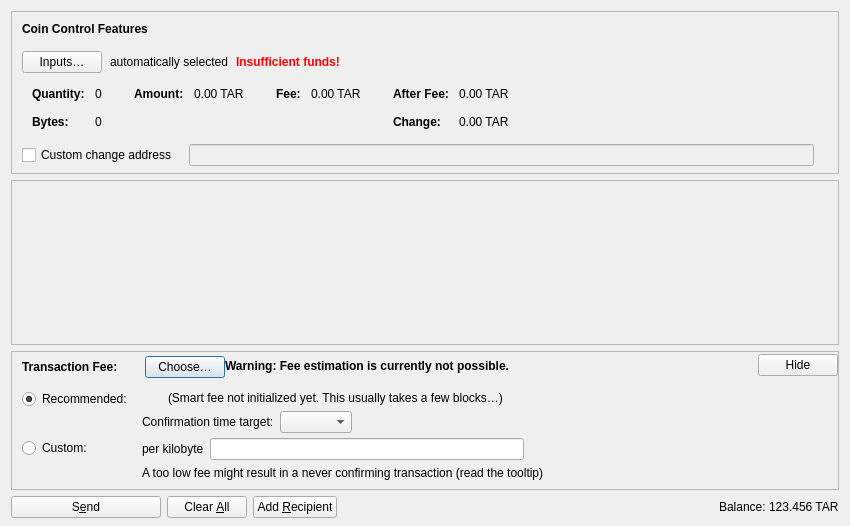
<?xml version="1.0" encoding="UTF-8"?>
<ui version="4.0">
 <class>SendCoinsDialog</class>
 <widget class="QDialog" name="SendCoinsDialog">
  <property name="geometry">
   <rect>
    <x>0</x>
    <y>0</y>
    <width>850</width>
    <height>526</height>
   </rect>
  </property>
  <property name="windowTitle">
   <string>Send Coins</string>
  </property>
  <layout class="QVBoxLayout" name="verticalLayout" stretch="0,1,0,0">
   <property name="bottomMargin">
    <number>8</number>
   </property>
   <item>
    <widget class="QFrame" name="frameCoinControl">
     <property name="sizePolicy">
      <sizepolicy hsizetype="Expanding" vsizetype="Expanding">
       <horstretch>0</horstretch>
       <verstretch>0</verstretch>
      </sizepolicy>
     </property>
     <property name="maximumSize">
      <size>
       <width>16777215</width>
       <height>16777215</height>
      </size>
     </property>
     <property name="frameShape">
      <enum>QFrame::StyledPanel</enum>
     </property>
     <property name="frameShadow">
      <enum>QFrame::Sunken</enum>
     </property>
     <layout class="QVBoxLayout" name="verticalLayoutCoinControl2">
      <property name="spacing">
       <number>0</number>
      </property>
      <property name="leftMargin">
       <number>0</number>
      </property>
      <property name="topMargin">
       <number>0</number>
      </property>
      <property name="rightMargin">
       <number>0</number>
      </property>
      <property name="bottomMargin">
       <number>6</number>
      </property>
      <item>
       <layout class="QVBoxLayout" name="verticalLayoutCoinControl" stretch="0,0,0,0,1">
        <property name="spacing">
         <number>0</number>
        </property>
        <property name="leftMargin">
         <number>10</number>
        </property>
        <property name="topMargin">
         <number>10</number>
        </property>
        <item>
         <layout class="QHBoxLayout" name="horizontalLayoutCoinControl1">
          <property name="bottomMargin">
           <number>15</number>
          </property>
          <item>
           <widget class="QLabel" name="labelCoinControlFeatures">
            <property name="sizePolicy">
             <sizepolicy hsizetype="Preferred" vsizetype="Maximum">
              <horstretch>0</horstretch>
              <verstretch>0</verstretch>
             </sizepolicy>
            </property>
            <property name="font">
             <font>
              <weight>75</weight>
              <bold>true</bold>
             </font>
            </property>
            <property name="styleSheet">
             <string notr="true">font-weight:bold;</string>
            </property>
            <property name="text">
             <string>Coin Control Features</string>
            </property>
           </widget>
          </item>
         </layout>
        </item>
        <item>
         <layout class="QHBoxLayout" name="horizontalLayoutCoinControl2" stretch="0,0,0,0">
          <property name="spacing">
           <number>8</number>
          </property>
          <property name="bottomMargin">
           <number>10</number>
          </property>
          <item>
           <widget class="QPushButton" name="pushButtonCoinControl">
            <property name="styleSheet">
             <string notr="true"/>
            </property>
            <property name="text">
             <string>Inputs…</string>
            </property>
            <property name="autoDefault">
             <bool>false</bool>
            </property>
           </widget>
          </item>
          <item>
           <widget class="QLabel" name="labelCoinControlAutomaticallySelected">
            <property name="text">
             <string>automatically selected</string>
            </property>
            <property name="margin">
             <number>5</number>
            </property>
           </widget>
          </item>
          <item>
           <widget class="QLabel" name="labelCoinControlInsuffFunds">
            <property name="font">
             <font>
              <weight>75</weight>
              <bold>true</bold>
             </font>
            </property>
            <property name="styleSheet">
             <string notr="true">color:red;font-weight:bold;</string>
            </property>
            <property name="text">
             <string>Insufficient funds!</string>
            </property>
            <property name="margin">
             <number>5</number>
            </property>
           </widget>
          </item>
          <item>
           <spacer name="horizontalSpacerCoinControl">
            <property name="orientation">
             <enum>Qt::Horizontal</enum>
            </property>
            <property name="sizeHint" stdset="0">
             <size>
              <width>40</width>
              <height>1</height>
             </size>
            </property>
           </spacer>
          </item>
         </layout>
        </item>
        <item>
         <widget class="QWidget" name="widgetCoinControl" native="true">
          <property name="sizePolicy">
           <sizepolicy hsizetype="Preferred" vsizetype="Preferred">
            <horstretch>0</horstretch>
            <verstretch>0</verstretch>
           </sizepolicy>
          </property>
          <property name="minimumSize">
           <size>
            <width>0</width>
            <height>0</height>
           </size>
          </property>
          <property name="styleSheet">
           <string notr="true"/>
          </property>
          <layout class="QHBoxLayout" name="horizontalLayoutCoinControl5">
           <property name="leftMargin">
            <number>0</number>
           </property>
           <property name="topMargin">
            <number>0</number>
           </property>
           <property name="rightMargin">
            <number>0</number>
           </property>
           <property name="bottomMargin">
            <number>0</number>
           </property>
           <item>
            <layout class="QHBoxLayout" name="horizontalLayoutCoinControl3" stretch="0,0,0,1">
             <property name="spacing">
              <number>20</number>
             </property>
             <property name="topMargin">
              <number>0</number>
             </property>
             <property name="bottomMargin">
              <number>10</number>
             </property>
             <item>
              <layout class="QFormLayout" name="formLayoutCoinControl1">
               <property name="labelAlignment">
                <set>Qt::AlignLeft|Qt::AlignVCenter</set>
               </property>
               <property name="horizontalSpacing">
                <number>10</number>
               </property>
               <property name="verticalSpacing">
                <number>14</number>
               </property>
               <property name="leftMargin">
                <number>10</number>
               </property>
               <property name="topMargin">
                <number>4</number>
               </property>
               <property name="rightMargin">
                <number>6</number>
               </property>
               <item row="0" column="0">
                <widget class="QLabel" name="labelCoinControlQuantityText">
                 <property name="font">
                  <font>
                   <weight>75</weight>
                   <bold>true</bold>
                  </font>
                 </property>
                 <property name="text">
                  <string>Quantity:</string>
                 </property>
                 <property name="margin">
                  <number>0</number>
                 </property>
                </widget>
               </item>
               <item row="0" column="1">
                <widget class="QLabel" name="labelCoinControlQuantity">
                 <property name="cursor">
                  <cursorShape>IBeamCursor</cursorShape>
                 </property>
                 <property name="contextMenuPolicy">
                  <enum>Qt::ActionsContextMenu</enum>
                 </property>
                 <property name="text">
                  <string notr="true">0</string>
                 </property>
                 <property name="margin">
                  <number>0</number>
                 </property>
                 <property name="textInteractionFlags">
                  <set>Qt::LinksAccessibleByMouse|Qt::TextSelectableByKeyboard|Qt::TextSelectableByMouse</set>
                 </property>
                </widget>
               </item>
               <item row="1" column="0">
                <widget class="QLabel" name="labelCoinControlBytesText">
                 <property name="font">
                  <font>
                   <weight>75</weight>
                   <bold>true</bold>
                  </font>
                 </property>
                 <property name="text">
                  <string>Bytes:</string>
                 </property>
                </widget>
               </item>
               <item row="1" column="1">
                <widget class="QLabel" name="labelCoinControlBytes">
                 <property name="cursor">
                  <cursorShape>IBeamCursor</cursorShape>
                 </property>
                 <property name="contextMenuPolicy">
                  <enum>Qt::ActionsContextMenu</enum>
                 </property>
                 <property name="text">
                  <string notr="true">0</string>
                 </property>
                 <property name="textInteractionFlags">
                  <set>Qt::LinksAccessibleByMouse|Qt::TextSelectableByKeyboard|Qt::TextSelectableByMouse</set>
                 </property>
                </widget>
               </item>
              </layout>
             </item>
             <item>
              <layout class="QFormLayout" name="formLayoutCoinControl2">
               <property name="horizontalSpacing">
                <number>10</number>
               </property>
               <property name="verticalSpacing">
                <number>14</number>
               </property>
               <property name="leftMargin">
                <number>6</number>
               </property>
               <property name="topMargin">
                <number>4</number>
               </property>
               <property name="rightMargin">
                <number>6</number>
               </property>
               <item row="0" column="0">
                <widget class="QLabel" name="labelCoinControlAmountText">
                 <property name="font">
                  <font>
                   <weight>75</weight>
                   <bold>true</bold>
                  </font>
                 </property>
                 <property name="text">
                  <string>Amount:</string>
                 </property>
                 <property name="margin">
                  <number>0</number>
                 </property>
                </widget>
               </item>
               <item row="0" column="1">
                <widget class="QLabel" name="labelCoinControlAmount">
                 <property name="cursor">
                  <cursorShape>IBeamCursor</cursorShape>
                 </property>
                 <property name="contextMenuPolicy">
                  <enum>Qt::ActionsContextMenu</enum>
                 </property>
                 <property name="text">
                  <string notr="true">0.00 TAR</string>
                 </property>
                 <property name="textInteractionFlags">
                  <set>Qt::LinksAccessibleByMouse|Qt::TextSelectableByKeyboard|Qt::TextSelectableByMouse</set>
                 </property>
                </widget>
               </item>
              </layout>
             </item>
             <item>
              <layout class="QFormLayout" name="formLayoutCoinControl3">
               <property name="horizontalSpacing">
                <number>10</number>
               </property>
               <property name="verticalSpacing">
                <number>14</number>
               </property>
               <property name="leftMargin">
                <number>6</number>
               </property>
               <property name="topMargin">
                <number>4</number>
               </property>
               <property name="rightMargin">
                <number>6</number>
               </property>
               <item row="0" column="0">
                <widget class="QLabel" name="labelCoinControlFeeText">
                 <property name="font">
                  <font>
                   <weight>75</weight>
                   <bold>true</bold>
                  </font>
                 </property>
                 <property name="text">
                  <string>Fee:</string>
                 </property>
                 <property name="margin">
                  <number>0</number>
                 </property>
                </widget>
               </item>
               <item row="0" column="1">
                <widget class="QLabel" name="labelCoinControlFee">
                 <property name="cursor">
                  <cursorShape>IBeamCursor</cursorShape>
                 </property>
                 <property name="contextMenuPolicy">
                  <enum>Qt::ActionsContextMenu</enum>
                 </property>
                 <property name="text">
                  <string notr="true">0.00 TAR</string>
                 </property>
                 <property name="textInteractionFlags">
                  <set>Qt::LinksAccessibleByMouse|Qt::TextSelectableByKeyboard|Qt::TextSelectableByMouse</set>
                 </property>
                </widget>
               </item>
              </layout>
             </item>
             <item>
              <layout class="QFormLayout" name="formLayoutCoinControl4">
               <property name="labelAlignment">
                <set>Qt::AlignLeft|Qt::AlignVCenter</set>
               </property>
               <property name="horizontalSpacing">
                <number>10</number>
               </property>
               <property name="verticalSpacing">
                <number>14</number>
               </property>
               <property name="leftMargin">
                <number>6</number>
               </property>
               <property name="topMargin">
                <number>4</number>
               </property>
               <property name="rightMargin">
                <number>6</number>
               </property>
               <item row="0" column="0">
                <widget class="QLabel" name="labelCoinControlAfterFeeText">
                 <property name="font">
                  <font>
                   <weight>75</weight>
                   <bold>true</bold>
                  </font>
                 </property>
                 <property name="text">
                  <string>After Fee:</string>
                 </property>
                 <property name="margin">
                  <number>0</number>
                 </property>
                </widget>
               </item>
               <item row="0" column="1">
                <widget class="QLabel" name="labelCoinControlAfterFee">
                 <property name="cursor">
                  <cursorShape>IBeamCursor</cursorShape>
                 </property>
                 <property name="contextMenuPolicy">
                  <enum>Qt::ActionsContextMenu</enum>
                 </property>
                 <property name="text">
                  <string notr="true">0.00 TAR</string>
                 </property>
                 <property name="textInteractionFlags">
                  <set>Qt::LinksAccessibleByMouse|Qt::TextSelectableByKeyboard|Qt::TextSelectableByMouse</set>
                 </property>
                </widget>
               </item>
               <item row="1" column="0">
                <widget class="QLabel" name="labelCoinControlChangeText">
                 <property name="font">
                  <font>
                   <weight>75</weight>
                   <bold>true</bold>
                  </font>
                 </property>
                 <property name="text">
                  <string>Change:</string>
                 </property>
                </widget>
               </item>
               <item row="1" column="1">
                <widget class="QLabel" name="labelCoinControlChange">
                 <property name="cursor">
                  <cursorShape>IBeamCursor</cursorShape>
                 </property>
                 <property name="contextMenuPolicy">
                  <enum>Qt::ActionsContextMenu</enum>
                 </property>
                 <property name="text">
                  <string notr="true">0.00 TAR</string>
                 </property>
                 <property name="textInteractionFlags">
                  <set>Qt::LinksAccessibleByMouse|Qt::TextSelectableByKeyboard|Qt::TextSelectableByMouse</set>
                 </property>
                </widget>
               </item>
              </layout>
             </item>
            </layout>
           </item>
          </layout>
         </widget>
        </item>
        <item>
         <layout class="QHBoxLayout" name="horizontalLayoutCoinControl4" stretch="0,0,0">
          <property name="spacing">
           <number>12</number>
          </property>
          <property name="sizeConstraint">
           <enum>QLayout::SetDefaultConstraint</enum>
          </property>
          <property name="topMargin">
           <number>5</number>
          </property>
          <property name="rightMargin">
           <number>5</number>
          </property>
          <item>
           <widget class="QCheckBox" name="checkBoxCoinControlChange">
            <property name="toolTip">
             <string>If this is activated, but the change address is empty or invalid, change will be sent to a newly generated address.</string>
            </property>
            <property name="text">
             <string>Custom change address</string>
            </property>
           </widget>
          </item>
          <item>
           <widget class="QValidatedLineEdit" name="lineEditCoinControlChange">
            <property name="enabled">
             <bool>false</bool>
            </property>
            <property name="sizePolicy">
             <sizepolicy hsizetype="Expanding" vsizetype="Fixed">
              <horstretch>0</horstretch>
              <verstretch>0</verstretch>
             </sizepolicy>
            </property>
           </widget>
          </item>
          <item>
           <widget class="QLabel" name="labelCoinControlChangeLabel">
            <property name="sizePolicy">
             <sizepolicy hsizetype="Preferred" vsizetype="Expanding">
              <horstretch>0</horstretch>
              <verstretch>0</verstretch>
             </sizepolicy>
            </property>
            <property name="minimumSize">
             <size>
              <width>0</width>
              <height>0</height>
             </size>
            </property>
            <property name="text">
             <string/>
            </property>
            <property name="margin">
             <number>3</number>
            </property>
           </widget>
          </item>
         </layout>
        </item>
        <item>
         <spacer name="verticalSpacerCoinControl">
          <property name="orientation">
           <enum>Qt::Vertical</enum>
          </property>
          <property name="sizeHint" stdset="0">
           <size>
            <width>800</width>
            <height>1</height>
           </size>
          </property>
         </spacer>
        </item>
       </layout>
      </item>
     </layout>
    </widget>
   </item>
   <item>
    <widget class="QScrollArea" name="scrollArea">
     <property name="widgetResizable">
      <bool>true</bool>
     </property>
     <widget class="QWidget" name="scrollAreaWidgetContents">
      <property name="geometry">
       <rect>
        <x>0</x>
        <y>0</y>
        <width>830</width>
        <height>104</height>
       </rect>
      </property>
      <layout class="QVBoxLayout" name="verticalLayout_2" stretch="0,1">
       <property name="leftMargin">
        <number>0</number>
       </property>
       <property name="topMargin">
        <number>0</number>
       </property>
       <property name="rightMargin">
        <number>0</number>
       </property>
       <property name="bottomMargin">
        <number>0</number>
       </property>
       <item>
        <layout class="QVBoxLayout" name="entries">
         <property name="spacing">
          <number>6</number>
         </property>
        </layout>
       </item>
       <item>
        <spacer name="verticalSpacer">
         <property name="orientation">
          <enum>Qt::Vertical</enum>
         </property>
         <property name="sizeHint" stdset="0">
          <size>
           <width>20</width>
           <height>40</height>
          </size>
         </property>
        </spacer>
       </item>
      </layout>
     </widget>
    </widget>
   </item>
   <item>
    <widget class="QFrame" name="frameFee">
     <property name="sizePolicy">
      <sizepolicy hsizetype="Expanding" vsizetype="Expanding">
       <horstretch>0</horstretch>
       <verstretch>0</verstretch>
      </sizepolicy>
     </property>
     <property name="maximumSize">
      <size>
       <width>16777215</width>
       <height>16777215</height>
      </size>
     </property>
     <property name="frameShape">
      <enum>QFrame::StyledPanel</enum>
     </property>
     <property name="frameShadow">
      <enum>QFrame::Sunken</enum>
     </property>
     <layout class="QVBoxLayout" name="verticalLayoutFee1">
      <property name="spacing">
       <number>0</number>
      </property>
      <property name="leftMargin">
       <number>0</number>
      </property>
      <property name="topMargin">
       <number>0</number>
      </property>
      <property name="rightMargin">
       <number>0</number>
      </property>
      <property name="bottomMargin">
       <number>0</number>
      </property>
      <item>
       <layout class="QVBoxLayout" name="verticalLayoutFee2" stretch="0,0,0">
        <property name="spacing">
         <number>0</number>
        </property>
        <property name="leftMargin">
         <number>10</number>
        </property>
        <property name="topMargin">
         <number>0</number>
        </property>
        <item>
         <layout class="QHBoxLayout" name="horizontalLayoutFee1">
          <property name="bottomMargin">
           <number>0</number>
          </property>
          <item>
           <layout class="QVBoxLayout" name="verticalLayoutFee7">
            <property name="spacing">
             <number>0</number>
            </property>
            <item>
             <spacer name="verticalSpacerSmartFee">
              <property name="orientation">
               <enum>Qt::Vertical</enum>
              </property>
              <property name="sizeType">
               <enum>QSizePolicy::Fixed</enum>
              </property>
              <property name="sizeHint" stdset="0">
               <size>
                <width>1</width>
                <height>4</height>
               </size>
              </property>
             </spacer>
            </item>
            <item>
             <layout class="QHBoxLayout" name="horizontalLayoutSmartFee">
              <property name="spacing">
               <number>10</number>
              </property>
              <item>
               <widget class="QLabel" name="labelFeeHeadline">
                <property name="sizePolicy">
                 <sizepolicy hsizetype="Preferred" vsizetype="Maximum">
                  <horstretch>0</horstretch>
                  <verstretch>0</verstretch>
                 </sizepolicy>
                </property>
                <property name="font">
                 <font>
                  <weight>75</weight>
                  <bold>true</bold>
                 </font>
                </property>
                <property name="styleSheet">
                 <string notr="true">font-weight:bold;</string>
                </property>
                <property name="text">
                 <string>Transaction Fee:</string>
                </property>
               </widget>
              </item>
              <item>
               <widget class="QLabel" name="labelFeeMinimized">
                <property name="text">
                 <string/>
                </property>
               </widget>
              </item>
              <item>
               <widget class="QPushButton" name="buttonChooseFee">
                <property name="text">
                 <string>Choose…</string>
                </property>
               </widget>
              </item>
             </layout>
            </item>
            <item>
             <spacer name="verticalSpacer_5">
              <property name="orientation">
               <enum>Qt::Vertical</enum>
              </property>
              <property name="sizeHint" stdset="0">
               <size>
                <width>1</width>
                <height>1</height>
               </size>
              </property>
             </spacer>
            </item>
           </layout>
          </item>
          <item>
           <widget class="QLabel" name="fallbackFeeWarningLabel">
            <property name="toolTip">
             <string>Using the fallbackfee can result in sending a transaction that will take several hours or days (or never) to confirm. Consider choosing your fee manually or wait until you have validated the complete chain.</string>
            </property>
            <property name="font">
            <font>
                <weight>75</weight>
                <bold>true</bold>
            </font>
            </property>
            <property name="text">
             <string>Warning: Fee estimation is currently not possible.</string>
            </property>
            <property name="wordWrap">
             <bool>false</bool>
            </property>
           </widget>
          </item>
          <item>
           <spacer name="horizontalSpacer_4">
            <property name="orientation">
             <enum>Qt::Horizontal</enum>
            </property>
            <property name="sizeType">
             <enum>QSizePolicy::MinimumExpanding</enum>
            </property>
            <property name="sizeHint" stdset="0">
             <size>
              <width>40</width>
              <height>20</height>
             </size>
            </property>
           </spacer>
          </item>
          <item>
           <widget class="QPushButton" name="buttonMinimizeFee">
            <property name="toolTip">
             <string>Hide transaction fee settings</string>
            </property>
            <property name="text">
             <string>Hide</string>
            </property>
           </widget>
          </item>
         </layout>
        </item>
        <item>
         <widget class="QFrame" name="frameFeeSelection">
          <layout class="QVBoxLayout" name="verticalLayoutFee12">
           <property name="spacing">
            <number>0</number>
           </property>
           <property name="leftMargin">
            <number>0</number>
           </property>
           <property name="topMargin">
            <number>0</number>
           </property>
           <property name="rightMargin">
            <number>0</number>
           </property>
           <property name="bottomMargin">
            <number>0</number>
           </property>
           <item>
            <layout class="QGridLayout" name="gridLayoutFee">
             <property name="topMargin">
              <number>10</number>
             </property>
             <property name="bottomMargin">
              <number>4</number>
             </property>
             <property name="horizontalSpacing">
              <number>10</number>
             </property>
             <property name="verticalSpacing">
              <number>4</number>
             </property>
             <item row="1" column="1">
              <layout class="QVBoxLayout" name="verticalLayoutFee8">
               <property name="spacing">
                <number>6</number>
               </property>
               <item>
                <layout class="QHBoxLayout" name="horizontalLayoutFee13">
                 <item>
                  <widget class="QLabel" name="labelCustomPerKilobyte">
                   <property name="toolTip">
                    <string>Specify a custom fee per kB (1,000 bytes) of the transaction's virtual size.

Note:  Since the fee is calculated on a per-byte basis, a fee rate of "100 tars per kvB" for a transaction size of 500 virtual bytes (half of 1 kvB) would ultimately yield a fee of only 50 tars.</string>
                   </property>
                   <property name="text">
                    <string>per kilobyte</string>
                   </property>
                  </widget>
                 </item>
                 <item>
                  <widget class="BitcoinAmountField" name="customFee"/>
                 </item>
                 <item>
                  <spacer name="horizontalSpacer_6">
                   <property name="orientation">
                    <enum>Qt::Horizontal</enum>
                   </property>
                   <property name="sizeHint" stdset="0">
                    <size>
                     <width>1</width>
                     <height>1</height>
                    </size>
                   </property>
                  </spacer>
                 </item>
                </layout>
               </item>
               <item>
                <layout class="QHBoxLayout" name="horizontalLayoutFee8">
                 <item>
                  <widget class="QLabel" name="labelCustomFeeWarning">
                   <property name="enabled">
                    <bool>true</bool>
                   </property>
                   <property name="toolTip">
                    <string>When there is less transaction volume than space in the blocks, miners as well as relaying nodes may enforce a minimum fee. Paying only this minimum fee is just fine, but be aware that this can result in a never confirming transaction once there is more demand for tarcoin transactions than the network can process.</string>
                   </property>
                   <property name="text">
                    <string>A too low fee might result in a never confirming transaction (read the tooltip)</string>
                   </property>
                  </widget>
                 </item>
                 <item>
                  <spacer name="horizontalSpacer_2">
                   <property name="orientation">
                    <enum>Qt::Horizontal</enum>
                   </property>
                   <property name="sizeHint" stdset="0">
                    <size>
                     <width>1</width>
                     <height>1</height>
                    </size>
                   </property>
                  </spacer>
                 </item>
                </layout>
               </item>
              </layout>
             </item>
             <item row="0" column="0">
              <layout class="QVBoxLayout" name="verticalLayoutFee4" stretch="0,1">
               <item>
                <widget class="QRadioButton" name="radioSmartFee">
                 <property name="text">
                  <string>Recommended:</string>
                 </property>
                 <property name="checked">
                  <bool>true</bool>
                 </property>
                 <attribute name="buttonGroup">
                  <string notr="true">groupFee</string>
                 </attribute>
                </widget>
               </item>
               <item>
                <spacer name="verticalSpacer_2">
                 <property name="orientation">
                  <enum>Qt::Vertical</enum>
                 </property>
                 <property name="sizeHint" stdset="0">
                  <size>
                   <width>1</width>
                   <height>1</height>
                  </size>
                 </property>
                </spacer>
               </item>
              </layout>
             </item>
             <item row="1" column="0">
              <layout class="QVBoxLayout" name="verticalLayoutFee9" stretch="0,1">
               <item>
                <widget class="QRadioButton" name="radioCustomFee">
                 <property name="text">
                  <string>Custom:</string>
                 </property>
                 <attribute name="buttonGroup">
                  <string notr="true">groupFee</string>
                 </attribute>
                </widget>
               </item>
               <item>
                <spacer name="verticalSpacer_6">
                 <property name="orientation">
                  <enum>Qt::Vertical</enum>
                 </property>
                 <property name="sizeHint" stdset="0">
                  <size>
                   <width>1</width>
                   <height>1</height>
                  </size>
                 </property>
                </spacer>
               </item>
              </layout>
             </item>
             <item row="0" column="1">
              <layout class="QVBoxLayout" name="verticalLayoutFee3" stretch="0,0,1">
               <property name="spacing">
                <number>6</number>
               </property>
               <property name="topMargin">
                <number>2</number>
               </property>
               <item>
                <layout class="QHBoxLayout" name="horizontalLayoutFee12">
                 <item>
                  <widget class="QLabel" name="labelSmartFee">
                   <property name="text">
                    <string/>
                   </property>
                  </widget>
                 </item>
                 <item>
                  <widget class="QLabel" name="labelFeeEstimation">
                   <property name="text">
                    <string/>
                   </property>
                  </widget>
                 </item>
                 <item>
                  <widget class="QLabel" name="labelSmartFee2">
                   <property name="text">
                    <string>(Smart fee not initialized yet. This usually takes a few blocks…)</string>
                   </property>
                  </widget>
                 </item>
                 <item>
                  <spacer name="horizontalSpacer_5">
                   <property name="orientation">
                    <enum>Qt::Horizontal</enum>
                   </property>
                   <property name="sizeHint" stdset="0">
                    <size>
                     <width>1</width>
                     <height>1</height>
                    </size>
                   </property>
                  </spacer>
                 </item>
                </layout>
               </item>
               <item>
                <layout class="QHBoxLayout" name="horizontalLayoutFee9">
                 <item>
                  <layout class="QVBoxLayout" name="verticalLayoutFee6">
                   <item>
                    <widget class="QLabel" name="labelSmartFee3">
                     <property name="text">
                      <string>Confirmation time target:</string>
                     </property>
                    </widget>
                   </item>
                  </layout>
                 </item>
                 <item>
                  <layout class="QVBoxLayout" name="verticalLayoutFee5">
                   <property name="rightMargin">
                    <number>30</number>
                   </property>
                   <item>
                    <layout class="QHBoxLayout" name="horizontalLayoutConfTarget">
                     <property name="bottomMargin">
                      <number>0</number>
                     </property>
                     <item>
                      <widget class="QComboBox" name="confTargetSelector"/>
                     </item>
                     <item>
                      <spacer name="horizontalSpacerConfTarget">
                       <property name="orientation">
                        <enum>Qt::Horizontal</enum>
                       </property>
                       <property name="sizeHint" stdset="0">
                        <size>
                         <width>40</width>
                         <height>20</height>
                        </size>
                       </property>
                      </spacer>
                     </item>
                    </layout>
                   </item>
                  </layout>
                 </item>
                </layout>
               </item>
               <item>
                <spacer name="verticalSpacer_4">
                 <property name="orientation">
                  <enum>Qt::Vertical</enum>
                 </property>
                 <property name="sizeHint" stdset="0">
                  <size>
                   <width>1</width>
                   <height>1</height>
                  </size>
                 </property>
                </spacer>
               </item>
              </layout>
             </item>
            </layout>
           </item>
          </layout>
         </widget>
        </item>
        <item>
         <spacer name="verticalSpacerFee">
          <property name="orientation">
           <enum>Qt::Vertical</enum>
          </property>
          <property name="sizeHint" stdset="0">
           <size>
            <width>40</width>
            <height>5</height>
           </size>
          </property>
         </spacer>
        </item>
       </layout>
      </item>
     </layout>
    </widget>
   </item>
   <item>
    <layout class="QHBoxLayout" name="horizontalLayout">
     <item>
      <widget class="QPushButton" name="sendButton">
       <property name="minimumSize">
        <size>
         <width>150</width>
         <height>0</height>
        </size>
       </property>
       <property name="toolTip">
        <string>Confirm the send action</string>
       </property>
       <property name="text">
        <string>S&amp;end</string>
       </property>
       <property name="icon">
        <iconset resource="../bitcoin.qrc">
         <normaloff>:/icons/send</normaloff>:/icons/send</iconset>
       </property>
       <property name="autoDefault">
        <bool>false</bool>
       </property>
       <property name="default">
        <bool>false</bool>
       </property>
      </widget>
     </item>
     <item>
      <widget class="QPushButton" name="clearButton">
       <property name="sizePolicy">
        <sizepolicy hsizetype="Minimum" vsizetype="Fixed">
         <horstretch>0</horstretch>
         <verstretch>0</verstretch>
        </sizepolicy>
       </property>
       <property name="toolTip">
        <string>Clear all fields of the form.</string>
       </property>
       <property name="text">
        <string>Clear &amp;All</string>
       </property>
       <property name="icon">
        <iconset resource="../bitcoin.qrc">
         <normaloff>:/icons/remove</normaloff>:/icons/remove</iconset>
       </property>
       <property name="autoDefault">
        <bool>false</bool>
       </property>
      </widget>
     </item>
     <item>
      <widget class="QPushButton" name="addButton">
       <property name="toolTip">
        <string>Send to multiple recipients at once</string>
       </property>
       <property name="text">
        <string>Add &amp;Recipient</string>
       </property>
       <property name="icon">
        <iconset resource="../bitcoin.qrc">
         <normaloff>:/icons/add</normaloff>:/icons/add</iconset>
       </property>
       <property name="autoDefault">
        <bool>false</bool>
       </property>
      </widget>
     </item>
     <item>
      <spacer name="horizontalSpacer">
       <property name="orientation">
        <enum>Qt::Horizontal</enum>
       </property>
       <property name="sizeHint" stdset="0">
        <size>
         <width>40</width>
         <height>20</height>
        </size>
       </property>
      </spacer>
     </item>
     <item>
      <layout class="QHBoxLayout" name="horizontalLayout_2">
       <property name="spacing">
        <number>3</number>
       </property>
       <item>
        <widget class="QLabel" name="labelBalanceName">
         <property name="sizePolicy">
          <sizepolicy hsizetype="Preferred" vsizetype="Fixed">
           <horstretch>0</horstretch>
           <verstretch>0</verstretch>
          </sizepolicy>
         </property>
         <property name="text">
          <string>Balance:</string>
         </property>
        </widget>
       </item>
       <item>
        <widget class="QLabel" name="labelBalance">
         <property name="sizePolicy">
          <sizepolicy hsizetype="Preferred" vsizetype="Fixed">
           <horstretch>0</horstretch>
           <verstretch>0</verstretch>
          </sizepolicy>
         </property>
         <property name="cursor">
          <cursorShape>IBeamCursor</cursorShape>
         </property>
         <property name="text">
          <string notr="true">123.456 TAR</string>
         </property>
         <property name="textInteractionFlags">
          <set>Qt::LinksAccessibleByMouse|Qt::TextSelectableByKeyboard|Qt::TextSelectableByMouse</set>
         </property>
        </widget>
       </item>
      </layout>
     </item>
    </layout>
   </item>
  </layout>
 </widget>
 <customwidgets>
  <customwidget>
   <class>QValidatedLineEdit</class>
   <extends>QLineEdit</extends>
   <header>qt/qvalidatedlineedit.h</header>
  </customwidget>
  <customwidget>
   <class>BitcoinAmountField</class>
   <extends>QLineEdit</extends>
   <header>qt/bitcoinamountfield.h</header>
   <container>1</container>
  </customwidget>
 </customwidgets>
 <resources>
  <include location="../bitcoin.qrc"/>
 </resources>
 <connections/>
 <buttongroups>
  <buttongroup name="groupFee"/>
 </buttongroups>
</ui>
